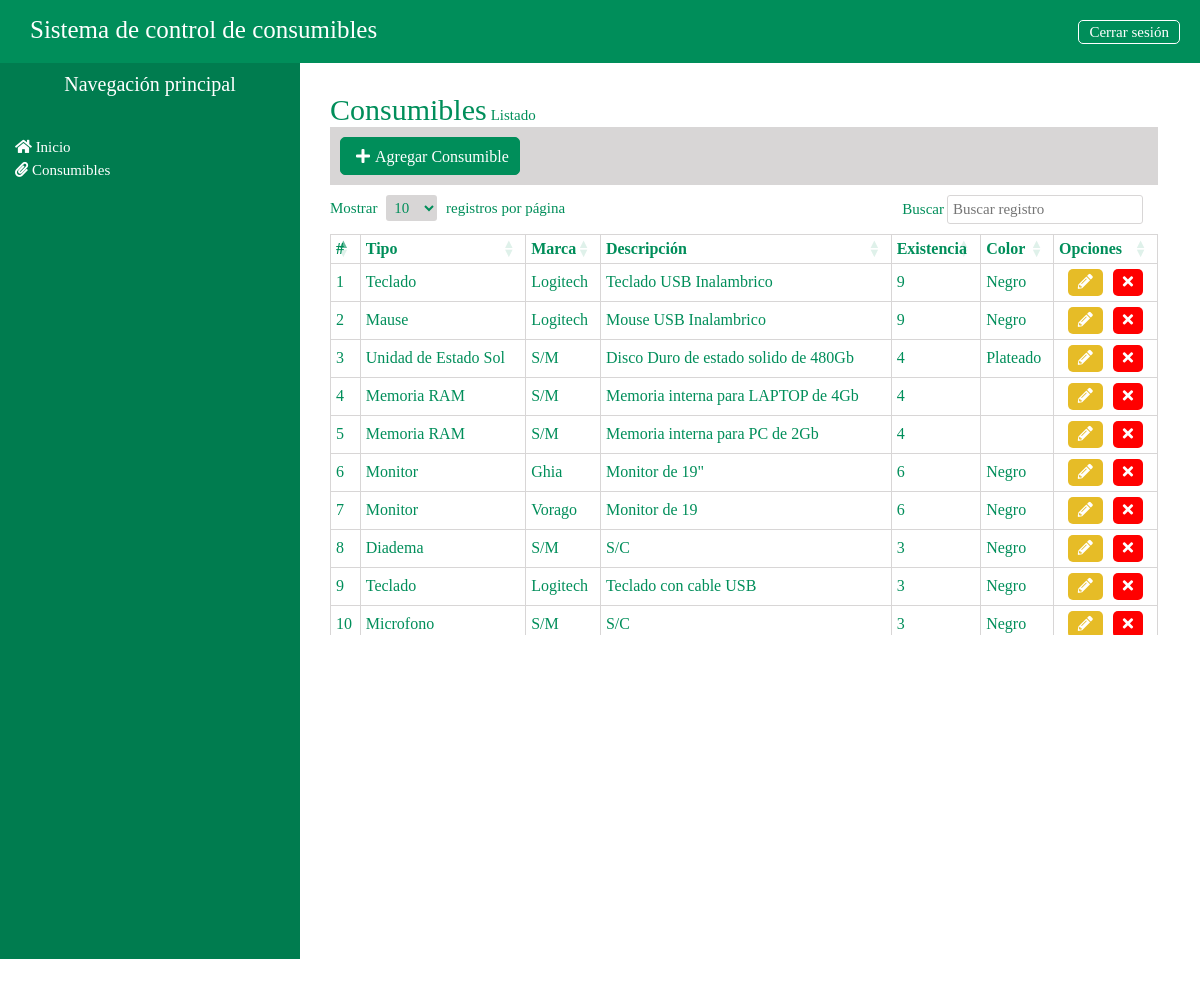
Page /index.php/mantenimiento/consumibles on the committed database.
### tables this page shows
CREATE TABLE `tb_consumibles` (
  `id_consumible` int(10) NOT NULL,
  `tipo` varchar(20) DEFAULT NULL,
  `marca` varchar(20) DEFAULT NULL,
  `descripcion` varchar(50) DEFAULT NULL,
  `color` varchar(20) DEFAULT NULL,
  `total_consumibles` int(3) DEFAULT NULL,
  `estado` int(1) DEFAULT NULL
);

### application/controllers/mantenimiento/Consumibles.php (called while the page is built, shortened)
<?php
class Consumibles extends CI_Controller {
	public function __construct(){
		$this->load->model("Consumibles_model");
	}
	public function index(){
		$data = array(
			'consumibles' => $this->Consumibles_model->getConsumibles(),
		);
		$this->load->view('layouts/header');
		$this->load->view('layouts/aside');
        $this->load->view('admin/consumibles/list', $data);
	}
}

### index.php (called while the page is built, shortened)
<?php
require_once BASEPATH.'core/CodeIgniter.php';

### application/models/Consumibles_model.php (called while the page is built, shortened)
<?php
class Consumibles_model extends CI_Model {
    public function getConsumibles(){
        $this->db->where("estado","1");
        $resultados = $this->db->get("tb_consumibles");
        return  $resultados->result();
    }
}

### application/views/admin/consumibles/list.php (the view, shortened to what this page needs)
<main>
    <section class="c-main-consumibles">
        <div class="c-main-title">
            <span>Consumibles</span>
            <small>Listado</small>
        </div>
        <div class="full_row"><a href="<?php echo base_url();?>mantenimiento/consumibles/addConsumible"><i class="fa fa-plus"></i>Agregar Consumible</a></div>
        <div class="c-table">
            <table id="consumibles-table">
                <thead>
                    <tr>
                        <th>#</th>
                        <th>Tipo</th>
                        <th>Marca</th>
                        <th>Descripción</th>
                        <th>Existencia</th>
                        <th>Color</th>
                        <th>Opciones</th>
                    </tr>
                </thead>
                <tbody>
                    <?php if(!empty($consumibles)): ?>
                        <?php foreach ($consumibles as $consumible): ?>
                            <tr>
                                <td> <?php echo $consumible->id_consumible; ?> </td>
                                <td> <?php echo $consumible->tipo; ?> </td>
                                <td> <?php echo $consumible->marca; ?> </td>
                                <td> <?php echo $consumible->descripcion; ?> </td>
                                <td> <?php echo $consumible->total_consumibles; ?> </td>
                                <td> <?php echo $consumible->color; ?> </td>
                                <td>
                                    <div class="c-btn-group">
                                        <a href="<?php echo base_url(); ?>mantenimiento/consumibles/editConsumible/<?php echo $consumible->id_consumible; ?>" class="btn-warning"><i class="fa fa-pencil-alt"></i></a>
                                        <a href="<?php echo base_url(); ?>mantenimiento/consumibles/deleteConsumible/<?php echo $consumible->id_consumible; ?>" class="btn-danger"><i class="fa fa-times"></i></a>
                                    </div>
                                </td>
                            </tr>
                        <?php endforeach; ?>
                    <?php endif; ?>
                </tbody>
            </table>
        </div>
    </section>
</main>

### application/views/layouts/header.php (shortened to what this page needs)
<!DOCTYPE html>
<html lang="es">
<head>
    <link rel="stylesheet" href=" <?php echo base_url(); ?>/assets/css/__config.css">
    <link rel="stylesheet" href=" <?php echo base_url(); ?>/assets/css/dashboard.css">
    <link rel="stylesheet" href="https://use.fontawesome.com/releases/v5.7.0/css/all.css">
    <link rel="stylesheet" href="https://cdn.datatables.net/1.10.19/css/jquery.dataTables.min.css">
</head>
<body>
<header>
    <div class="c-title">
        <span>Sistema de control de consumibles</span>
    </div>
    <div class="c-info-user">
        <span> <?php echo $this->session->userdata("nombre")?> <?php echo $this->session->userdata("apellidos")?> </span>
        <a href=" <?php echo base_url(); ?>auth/logout">Cerrar sesión</a>
    </div>
</header>

### application/views/layouts/aside.php
<aside>
    <div class="c-title">
        <span>Navegación principal</span>
    </div>
    <div class="c-listas">
        <ul>
            <li><a href="<?php echo base_url(); ?>"> <i class="fas fa-home"></i> Inicio</a></li>
            <li><a href=" <?php echo base_url(); ?>mantenimiento/consumibles  "> <i class="fas fa-paperclip"></i> Consumibles</a></li>
        </ul>
    </div>
</aside>

### assets/css/__config.css (style rules this page uses)
html, body { margin: 0; padding: 0; border: 0; text-decoration: none; list-style: none; -webkit-box-sizing: border-box; box-sizing: border-box; outline: none; }
a, aside, body, div, footer, form, h1, h2, h3, h4, h5, h6, header, html, iframe, img, label, li, object, ol, p, pre, span, tbody, td, th, tr, ul { margin: 0; padding: 0; border: 0; font-size: 100%; font: inherit; vertical-align: baseline; -webkit-box-sizing: border-box; box-sizing: border-box; }

### assets/css/dashboard.css (style rules this page uses)
header { background: #008E5A; display: -webkit-box; display: -ms-flexbox; display: flex; -webkit-box-align: center; -ms-flex-align: center; align-items: center; position: relative; padding: 10px 0px; }
header .c-title { padding: 10px 30px; line-height: 20px; }
header .c-title span { color: #fff; font-family: 'Mukta-Bold'; font-size: 25px; }
header .c-info-user { position: absolute; right: 20px; }
header .c-info-user span { font-family: 'Mukta-Regular'; font-size: 17px; color: #fff; padding: 0px 20px; }
header .c-info-user a { text-decoration: none; color: #fff; font-family: 'Mukta-Regular'; font-size: 15px; border: solid 1px #fff; border-radius: 5px; padding: 3px 10px; }
aside, main { display: -webkit-inline-box; display: -ms-inline-flexbox; display: inline-flex; }
aside { background: #007c4f; width: 25%; position: relative; height: 90vh; }
aside .c-title { width: 100%; position: absolute; color: #fff; font-size: 20px; font-family: 'Mukta-Regular'; padding: 10px 0px; text-align: center; }
aside .c-listas { width: 100%; margin: 70px 0px; }
aside .c-listas ul li { list-style: none; width: 90%; margin: 5px auto; }
aside .c-listas ul li a { text-decoration: none; color: #fff; font-size: 15px; font-family: 'Mukta-Regular'; }
main { background: #fff; width: 74%; position: absolute; }
main .c-main-consumibles { padding: 30px 30px 0px 30px; width: 100%; }
main .c-main-consumibles .c-main-title span, main .c-main-consumibles .c-main-title small { color: #008E5A; font-family: 'Mukta-Regular'; }
main .c-main-consumibles .c-main-title span { font-size: 30px; }
main .c-main-consumibles .c-main-title small { font-size: 15px; }
main .c-main-consumibles .full_row { display: -webkit-box; display: -ms-flexbox; display: flex; background: #d8d6d6; padding: 10px; }
main .c-main-consumibles .full_row a { padding: 5px 10px; justify-self: flex-end; text-decoration: none; font-family: 'Mukta-Regular'; color: #fff; background: #008E5A; border-radius: 5px; border: solid 1px #008E5A; }
main .c-main-consumibles .full_row a i { margin: 5px; }
main .c-main-consumibles .c-table { overflow-y: scroll; height: 450px; }
main .c-main-consumibles .c-table table { width: 100%; text-align: left; color: #008E5A; font-family: 'Mukta-Regular'; margin-top: 20px; border-collapse: collapse; }
main .c-main-consumibles .c-table table thead tr th { font-family: 'Mukta-Bold'; border: #D8D6D6 1px solid; padding: 5px; }
main .c-main-consumibles .c-table table tbody tr td { border: #D8D6D6 1px solid; padding: 5px; }
main .c-main-consumibles .c-table table tbody tr td .c-btn-group { display: -webkit-box; display: -ms-flexbox; display: flex; -webkit-box-pack: center; -ms-flex-pack: center; justify-content: center; }
main .c-main-consumibles .c-table table tbody tr td .c-btn-group a, main .c-main-consumibles .c-table table tbody tr td .c-btn-group button { padding: 5px 10px; margin: 0px 5px; color: #fff; font-size: 15px; border-radius: 5px; border: none; }
main .c-main-consumibles .c-table table tbody tr td .c-btn-group .btn-warning { background: #E6BC27; }
main .c-main-consumibles .c-table table tbody tr td .c-btn-group .btn-danger { background: #FF0000; }

### rows in the picture
tb_consumibles: id_consumible "1", tipo "Teclado", marca "Logitech", descripcion "Teclado USB Inalambrico", total_consumibles "9", color "Negro"
tb_consumibles: id_consumible "2", tipo "Mause", marca "Logitech", descripcion "Mouse USB Inalambrico", total_consumibles "9", color "Negro"
tb_consumibles: id_consumible "3", tipo "Unidad de Estado Sol", marca "S/M", descripcion "Disco Duro de estado solido de 480Gb", total_consumibles "4", color "Plateado"
tb_consumibles: id_consumible "4", tipo "Memoria RAM", marca "S/M", descripcion "Memoria interna para LAPTOP de 4Gb", total_consumibles "4"
tb_consumibles: id_consumible "5", tipo "Memoria RAM", marca "S/M", descripcion "Memoria interna para PC de 2Gb", total_consumibles "4"
tb_consumibles: id_consumible "6", tipo "Monitor", marca "Ghia", descripcion "Monitor de 19\"", total_consumibles "6", color "Negro"
tb_consumibles: id_consumible "7", tipo "Monitor", marca "Vorago", descripcion "Monitor de 19", total_consumibles "6", color "Negro"
tb_consumibles: id_consumible "8", tipo "Diadema", marca "S/M", descripcion "S/C", total_consumibles "3", color "Negro"
tb_consumibles: id_consumible "9", tipo "Teclado", marca "Logitech", descripcion "Teclado con cable USB", total_consumibles "3", color "Negro"
tb_consumibles: id_consumible "10", tipo "Microfono", marca "S/M", descripcion "S/C", total_consumibles "3", color "Negro"
